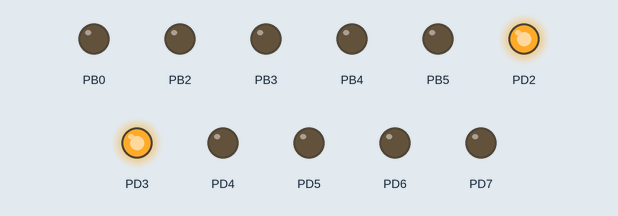
Bench run of a program on a simulated ATmega328P, built with avr-gcc and emulated at 16 MHz. Shown: output pins drawn as LEDs (lit = HIGH).

Above: at 0.1 s.
Timing chart, 0 to 1.6 s (numbered marks = the images above):
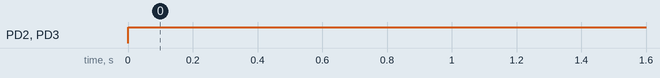

Measured:
- by itself, PD2, PD3: LOW → HIGH at 0.00 s

The program:

main.c
```c
#include "pins.h"
#include "led.h"

#include <avr/io.h>
#include <avr/interrupt.h>
#include <util/delay.h>

void initialize()
{
	//Set up PORTB
	DDRB = 0x3D; 	//set bits 0, 2,3,4, and 5 on PORTB as output, clear all others
	PORTB |= ~0x3D;	//enable pull-up resisors for pins 1, 6-7
	PORTB &= ~0x3D;	//clears bits 0,2,3,4,5

	//Set up PORTC
	DDRC &= ~0x3F; 	//set bits 0-5 on PORTC as input
	PORTC &= ~0x38; //disable pull-up resistors for bits 3-5
	PORTC |= 0x07;	//enable pull-up resistors for bits 0-2

	//Set up PORTD
	DDRD = 0xFC;	//set bits 2-7 on PORTD as output, clear 0,1
	PORTD |= 0x0F;	//enable pull-up resistors at pins 0,1,2,3
	PORTD &= ~0xF0;	//clear bits 4-7

	//Task scheduler timer (Used for LED flashing and thermal monitoring)
	TCCR0A |= (1 << WGM01); // Configure timer 0 for CTC mode
	OCR0A = 255; // for LED; delay of ~114 ms after additional delay from the counter in the ISR
	TIMSK0 |= (1 << OCIE0A);  // for LED; Enable CTC interrupt (TIMER0_COMPA_vect)
	TCCR0B |= ((1 << CS02) | (1 << CS00)); // Start timer 0 at Fcpu/1024
	//The value of this timer is stored in TCNT0

	sei();	//global enable interrupts
}

int main() {

	initialize();
	set_flash_green();

	//startup_f1(); //Just during testing

	while(1){

	}

	return 0;
}

//Schedules the following processes: thermal monitoring, UART send, UART receive, led flashing
ISR(TIMER0_COMPA_vect)
{
	static uint8_t cycle_count = 1;


	cycle_count++;
}
```

led.c
```c
//#include "main.h"
#include "led.h"
#include "pins.h"

#include <avr/interrupt.h>
#include <util/delay.h>

void all_leds_on()
{
	cli();
	SET_LED_GREEN();
	SET_LED_RED();
	SET_LED_YELLOW();
	sei();
}

void all_leds_off()
{
	cli();
	CLR_LED_GREEN();
	CLR_LED_RED();
	CLR_LED_YELLOW();
	sei();
}

static bool flash_green = false;
static bool flash_red = false;
static bool flash_yellow = false;

void set_flash_green()
{
	flash_green = true;
}

void set_flash_red()
{
	flash_red = true;
}

void set_flash_yellow()
{
	flash_yellow = true;
}

void clear_flash_green()
{
	flash_green = false;
}

void clear_flash_red()
{
	flash_red = false;
}

void clear_flash_yellow()
{
	flash_yellow = false;
}

void delay_and_flash_100ms(uint8_t ms_100)
{
	bool green_status = ISSET_LED_GREEN();
	bool red_status = ISSET_LED_RED();
	bool yellow_status = ISSET_LED_YELLOW();

	while(ms_100--) {
		all_leds_on();
		_delay_ms(50);
		all_leds_off();
		_delay_ms(50);
	}

	if(green_status) {
		SET_LED_GREEN();
	}
	if(red_status) {
		SET_LED_RED();
	}
	if(yellow_status) {
		SET_LED_YELLOW();
	}
}

//volatile bool flash_leds_flag = false;

void flash_leds(){
	cli();
	if(flash_green) {
		TOG_LED_GREEN();
	}
	if(flash_red) {
		TOG_LED_RED();
	}
	if(flash_yellow) {
		TOG_LED_YELLOW();
	}
	sei();
}
```

led.h
```c
#ifndef LED_H
#define LED_H

#include <stdbool.h>
#include <stdint.h>

void all_leds_on();
void all_leds_off();

void set_flash_green();
void set_flash_red();
void set_flash_yellow();

void clear_flash_green();
void clear_flash_red();
void clear_flash_yellow();

void delay_and_flash_100ms(uint8_t ms_100);

//volatile bool flash_leds_flag;

void flash_leds();

#endif
```

pins.c
```c
#include "pins.h"
//#include "stdbool.h"

ASSIGN_PIN(LED_GREEN, B, 5)
ASSIGN_PIN(LED_RED, B, 4)
ASSIGN_PIN(LED_YELLOW, B, 0)

ASSIGN_PIN(MOTOR_GATE_1, D, 7)
ASSIGN_PIN(MOTOR_GATE_2, D, 6)
ASSIGN_PIN(MOTOR_GATE_3, D, 5)
ASSIGN_PIN(MOTOR_GATE_4, D, 4)
ASSIGN_PIN(MOTOR_GATE_5, B, 3) // This is on PORTB, not PORTD like the others
ASSIGN_PIN(MOTOR_GATE_6, B, 2) // This is on PORTB, not PORTD like the others
```

pins.h
```c
#ifndef PINS_H
#define PINS_H

#include <stdint.h>
#include <stdbool.h>
#include <avr/io.h>

#define ASSIGN_PIN_H(name, reg, bit)	\
	inline void SET_##name() {			\
		PORT##reg |= _BV(bit);			\
	}									\
	inline void CLR_##name() {			\
		PORT##reg &= ~_BV(bit);			\
	}									\
	inline void TOG_##name() {			\
		PORT##reg ^= _BV(bit);			\
	}									\
	inline bool ISSET_##name() {		\
		return PIN##reg & _BV(bit);		\
	}									\
	inline uint8_t BITPOS_##name() {	\
		return bit;						\
	}

#define ASSIGN_PIN(name, reg, bit)			\
	extern inline void SET_##name();		\
	extern inline void CLR_##name();		\
	extern inline void TOG_##name();		\
	extern inline bool ISSET_##name();		\
	extern inline uint8_t BITPOS_##name();

ASSIGN_PIN_H(LED_GREEN, B, 5)
ASSIGN_PIN_H(LED_RED, B, 4)
ASSIGN_PIN_H(LED_YELLOW, B, 0)

ASSIGN_PIN_H(MOTOR_GATE_1, D, 7)
ASSIGN_PIN_H(MOTOR_GATE_2, D, 6)
ASSIGN_PIN_H(MOTOR_GATE_3, D, 5)
ASSIGN_PIN_H(MOTOR_GATE_4, D, 4)
ASSIGN_PIN_H(MOTOR_GATE_5, B, 3) // Note this is on PORTB, not PORTD like the others
ASSIGN_PIN_H(MOTOR_GATE_6, B, 2) // Note this is on PORTB, not PORTD like the others

#endif
```
